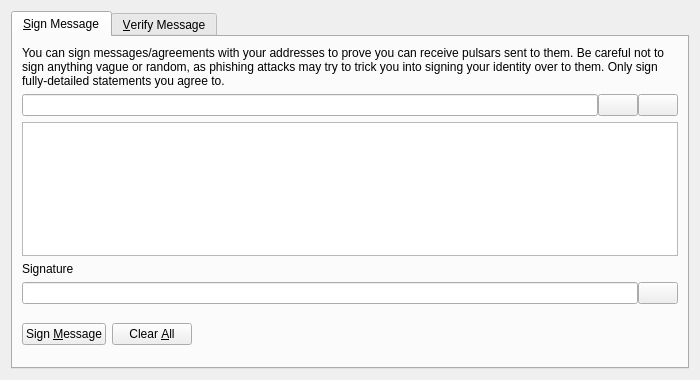
<?xml version="1.0" encoding="UTF-8"?>
<ui version="4.0">
 <class>SignVerifyMessageDialog</class>
 <widget class="QDialog" name="SignVerifyMessageDialog">
  <property name="geometry">
   <rect>
    <x>0</x>
    <y>0</y>
    <width>700</width>
    <height>380</height>
   </rect>
  </property>
  <property name="windowTitle">
   <string>Signatures - Sign / Verify a Message</string>
  </property>
  <property name="modal">
   <bool>true</bool>
  </property>
  <layout class="QVBoxLayout" name="verticalLayout">
   <item>
    <widget class="QTabWidget" name="tabWidget">
     <property name="currentIndex">
      <number>0</number>
     </property>
     <widget class="QWidget" name="tabSignMessage">
      <attribute name="title">
       <string>&amp;Sign Message</string>
      </attribute>
      <layout class="QVBoxLayout" name="verticalLayout_SM">
       <item>
        <widget class="QLabel" name="infoLabel_SM">
         <property name="text">
          <string>You can sign messages/agreements with your addresses to prove you can receive pulsars sent to them. Be careful not to sign anything vague or random, as phishing attacks may try to trick you into signing your identity over to them. Only sign fully-detailed statements you agree to.</string>
         </property>
         <property name="textFormat">
          <enum>Qt::PlainText</enum>
         </property>
         <property name="wordWrap">
          <bool>true</bool>
         </property>
        </widget>
       </item>
       <item>
        <layout class="QHBoxLayout" name="horizontalLayout_1_SM">
         <property name="spacing">
          <number>0</number>
         </property>
         <item>
          <widget class="QValidatedLineEdit" name="addressIn_SM">
           <property name="toolTip">
            <string>The Pulsar address to sign the message with</string>
           </property>
          </widget>
         </item>
         <item>
          <widget class="QPushButton" name="addressBookButton_SM">
           <property name="toolTip">
            <string>Choose previously used address</string>
           </property>
           <property name="text">
            <string/>
           </property>
           <property name="icon">
            <iconset resource="../bitcoin.qrc">
             <normaloff>:/icons/address-book</normaloff>:/icons/address-book</iconset>
           </property>
           <property name="shortcut">
            <string>Alt+A</string>
           </property>
           <property name="autoDefault">
            <bool>false</bool>
           </property>
          </widget>
         </item>
         <item>
          <widget class="QPushButton" name="pasteButton_SM">
           <property name="toolTip">
            <string>Paste address from clipboard</string>
           </property>
           <property name="text">
            <string/>
           </property>
           <property name="icon">
            <iconset resource="../bitcoin.qrc">
             <normaloff>:/icons/editpaste</normaloff>:/icons/editpaste</iconset>
           </property>
           <property name="shortcut">
            <string>Alt+P</string>
           </property>
           <property name="autoDefault">
            <bool>false</bool>
           </property>
          </widget>
         </item>
        </layout>
       </item>
       <item>
        <widget class="QPlainTextEdit" name="messageIn_SM">
         <property name="toolTip">
          <string>Enter the message you want to sign here</string>
         </property>
        </widget>
       </item>
       <item>
        <widget class="QLabel" name="signatureLabel_SM">
         <property name="text">
          <string>Signature</string>
         </property>
         <property name="textFormat">
          <enum>Qt::PlainText</enum>
         </property>
        </widget>
       </item>
       <item>
        <layout class="QHBoxLayout" name="horizontalLayout_2_SM">
         <property name="spacing">
          <number>0</number>
         </property>
         <item>
          <widget class="QLineEdit" name="signatureOut_SM">
           <property name="font">
            <font>
             <italic>true</italic>
            </font>
           </property>
           <property name="readOnly">
            <bool>true</bool>
           </property>
          </widget>
         </item>
         <item>
          <widget class="QPushButton" name="copySignatureButton_SM">
           <property name="toolTip">
            <string>Copy the current signature to the system clipboard</string>
           </property>
           <property name="text">
            <string/>
           </property>
           <property name="icon">
            <iconset resource="../bitcoin.qrc">
             <normaloff>:/icons/editcopy</normaloff>:/icons/editcopy</iconset>
           </property>
           <property name="autoDefault">
            <bool>false</bool>
           </property>
          </widget>
         </item>
        </layout>
       </item>
       <item>
        <layout class="QHBoxLayout" name="horizontalLayout_3_SM">
         <item>
          <widget class="QPushButton" name="signMessageButton_SM">
           <property name="toolTip">
            <string>Sign the message to prove you own this Pulsar address</string>
           </property>
           <property name="text">
            <string>Sign &amp;Message</string>
           </property>
           <property name="icon">
            <iconset resource="../bitcoin.qrc">
             <normaloff>:/icons/edit</normaloff>:/icons/edit</iconset>
           </property>
           <property name="autoDefault">
            <bool>false</bool>
           </property>
          </widget>
         </item>
         <item>
          <widget class="QPushButton" name="clearButton_SM">
           <property name="toolTip">
            <string>Reset all sign message fields</string>
           </property>
           <property name="text">
            <string>Clear &amp;All</string>
           </property>
           <property name="icon">
            <iconset resource="../bitcoin.qrc">
             <normaloff>:/icons/remove</normaloff>:/icons/remove</iconset>
           </property>
           <property name="autoDefault">
            <bool>false</bool>
           </property>
          </widget>
         </item>
         <item>
          <spacer name="horizontalSpacer_1_SM">
           <property name="orientation">
            <enum>Qt::Horizontal</enum>
           </property>
           <property name="sizeHint" stdset="0">
            <size>
             <width>40</width>
             <height>48</height>
            </size>
           </property>
          </spacer>
         </item>
         <item>
          <widget class="QLabel" name="statusLabel_SM">
           <property name="font">
            <font>
             <weight>75</weight>
             <bold>true</bold>
            </font>
           </property>
           <property name="text">
            <string/>
           </property>
           <property name="wordWrap">
            <bool>true</bool>
           </property>
          </widget>
         </item>
         <item>
          <spacer name="horizontalSpacer_2_SM">
           <property name="orientation">
            <enum>Qt::Horizontal</enum>
           </property>
           <property name="sizeHint" stdset="0">
            <size>
             <width>40</width>
             <height>48</height>
            </size>
           </property>
          </spacer>
         </item>
        </layout>
       </item>
      </layout>
     </widget>
     <widget class="QWidget" name="tabVerifyMessage">
      <attribute name="title">
       <string>&amp;Verify Message</string>
      </attribute>
      <layout class="QVBoxLayout" name="verticalLayout_VM">
       <item>
        <widget class="QLabel" name="infoLabel_VM">
         <property name="text">
          <string>Enter the receiver's address, message (ensure you copy line breaks, spaces, tabs, etc. exactly) and signature below to verify the message. Be careful not to read more into the signature than what is in the signed message itself, to avoid being tricked by a man-in-the-middle attack. Note that this only proves the signing party receives with the address, it cannot prove sendership of any transaction!</string>
         </property>
         <property name="textFormat">
          <enum>Qt::PlainText</enum>
         </property>
         <property name="alignment">
          <set>Qt::AlignLeading|Qt::AlignLeft|Qt::AlignTop</set>
         </property>
         <property name="wordWrap">
          <bool>true</bool>
         </property>
        </widget>
       </item>
       <item>
        <layout class="QHBoxLayout" name="horizontalLayout_1_VM">
         <property name="spacing">
          <number>0</number>
         </property>
         <item>
          <widget class="QValidatedLineEdit" name="addressIn_VM">
           <property name="toolTip">
            <string>The Pulsar address the message was signed with</string>
           </property>
          </widget>
         </item>
         <item>
          <widget class="QPushButton" name="addressBookButton_VM">
           <property name="toolTip">
            <string>Choose previously used address</string>
           </property>
           <property name="text">
            <string/>
           </property>
           <property name="icon">
            <iconset resource="../bitcoin.qrc">
             <normaloff>:/icons/address-book</normaloff>:/icons/address-book</iconset>
           </property>
           <property name="shortcut">
            <string>Alt+A</string>
           </property>
           <property name="autoDefault">
            <bool>false</bool>
           </property>
          </widget>
         </item>
        </layout>
       </item>
       <item>
        <widget class="QPlainTextEdit" name="messageIn_VM"/>
       </item>
       <item>
        <widget class="QValidatedLineEdit" name="signatureIn_VM"/>
       </item>
       <item>
        <layout class="QHBoxLayout" name="horizontalLayout_2_VM">
         <item>
          <widget class="QPushButton" name="verifyMessageButton_VM">
           <property name="toolTip">
            <string>Verify the message to ensure it was signed with the specified Pulsar address</string>
           </property>
           <property name="text">
            <string>Verify &amp;Message</string>
           </property>
           <property name="icon">
            <iconset resource="../bitcoin.qrc">
             <normaloff>:/icons/transaction_0</normaloff>:/icons/transaction_0</iconset>
           </property>
           <property name="autoDefault">
            <bool>false</bool>
           </property>
          </widget>
         </item>
         <item>
          <widget class="QPushButton" name="clearButton_VM">
           <property name="toolTip">
            <string>Reset all verify message fields</string>
           </property>
           <property name="text">
            <string>Clear &amp;All</string>
           </property>
           <property name="icon">
            <iconset resource="../bitcoin.qrc">
             <normaloff>:/icons/remove</normaloff>:/icons/remove</iconset>
           </property>
           <property name="autoDefault">
            <bool>false</bool>
           </property>
          </widget>
         </item>
         <item>
          <spacer name="horizontalSpacer_1_VM">
           <property name="orientation">
            <enum>Qt::Horizontal</enum>
           </property>
           <property name="sizeHint" stdset="0">
            <size>
             <width>40</width>
             <height>48</height>
            </size>
           </property>
          </spacer>
         </item>
         <item>
          <widget class="QLabel" name="statusLabel_VM">
           <property name="font">
            <font>
             <weight>75</weight>
             <bold>true</bold>
            </font>
           </property>
           <property name="text">
            <string/>
           </property>
           <property name="wordWrap">
            <bool>true</bool>
           </property>
          </widget>
         </item>
         <item>
          <spacer name="horizontalSpacer_2_VM">
           <property name="orientation">
            <enum>Qt::Horizontal</enum>
           </property>
           <property name="sizeHint" stdset="0">
            <size>
             <width>40</width>
             <height>48</height>
            </size>
           </property>
          </spacer>
         </item>
        </layout>
       </item>
      </layout>
     </widget>
    </widget>
   </item>
  </layout>
 </widget>
 <customwidgets>
  <customwidget>
   <class>QValidatedLineEdit</class>
   <extends>QLineEdit</extends>
   <header>qt/qvalidatedlineedit.h</header>
  </customwidget>
 </customwidgets>
 <resources>
  <include location="../bitcoin.qrc"/>
 </resources>
 <connections/>
</ui>
